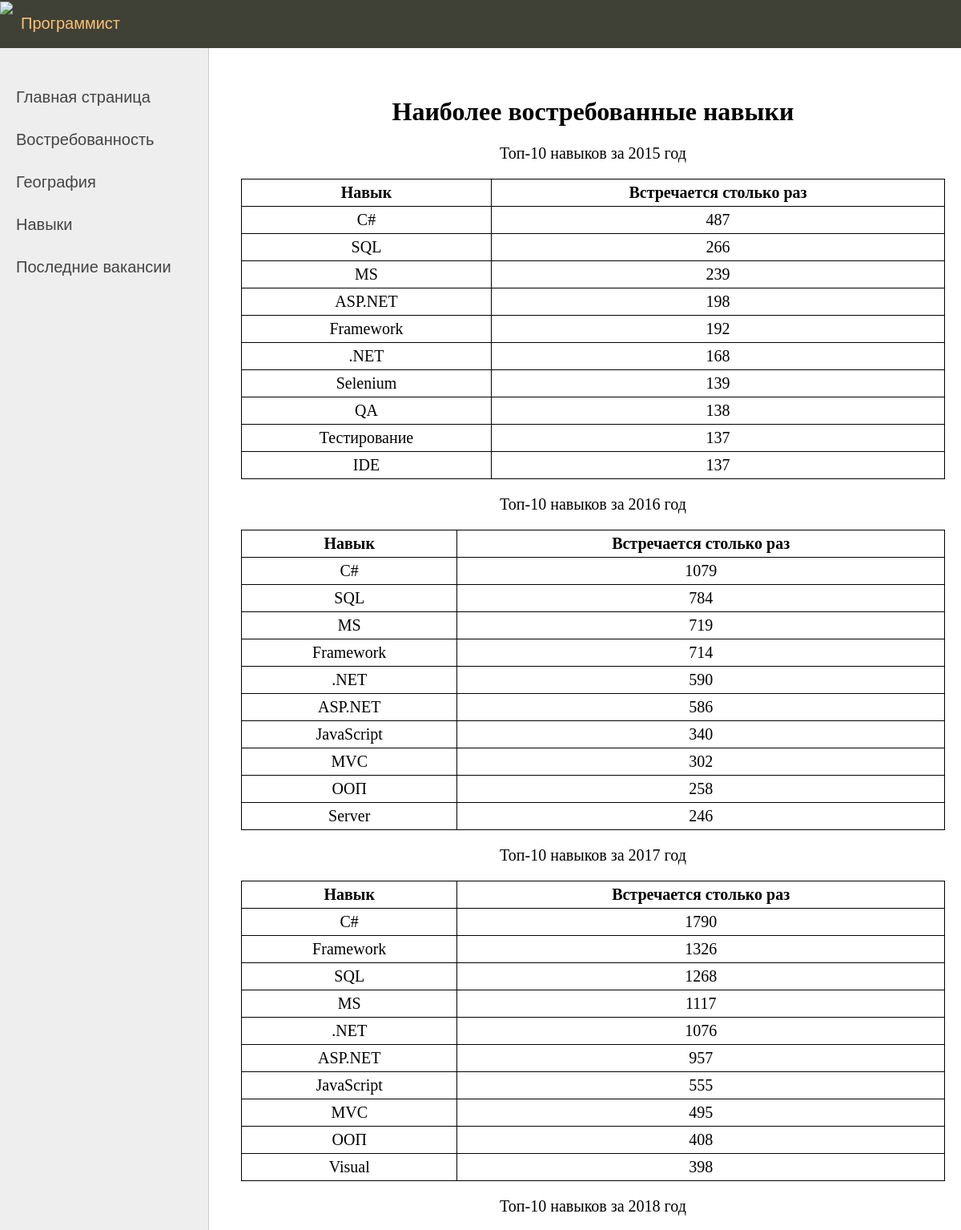
Screenshot of /skills/ (upper part) with the database file from the repository.
### CSharpProgrammer/models.py (models this page shows)
class TopSkills(models.Model):
    year = models.IntegerField("Год")
    skill = models.CharField("Навык", max_length=80)
    count = models.IntegerField("Встречается столько раз")

### CSharpProgrammer/views.py (the view)
# urls.py: path('skills/', skills, name='skills'),
def skills(request):
    data = TopSkills.objects.all()
    dict_skills = {}
    for record in data:
        if record.year not in dict_skills.keys():
            dict_skills[record.year] = [(record.skill, record.count)]
        else:
            dict_skills[record.year] += [(record.skill, record.count)]
    return render(request, 'CSharpProgrammer/skills.html', {'data': dict_skills.items()})

### CSharpProgrammer/templates/CSharpProgrammer/skills.html
{% extends 'CSharpProgrammer/base.html' %}
{% block content %}
    <h1>Наиболее востребованные навыки</h1>
    {% for year, skills in data %}
        <p>Топ-10 навыков за {{ year }} год</p>
        <table class="table-data">
            <tr>
                <th>Навык</th>
                <th>Встречается столько раз</th>
            </tr>
            {% for skill, count in skills %}
                <tr>
                    <td>{{ skill }}</td>
                    <td>{{ count }}</td>
                </tr>
            {% endfor %}
        </table>
    {% endfor %}
{% endblock content %}

### CSharpProgrammer/static/CSharpProgrammer/css/style.css (style rules this page uses)
html, body { font-family: 'Arial'; margin: 0; padding: 0; height: 100%; width: 100%; color: #444; }
.table-data { border-collapse: collapse; border: 1px solid black; width: 100% }
.table-data th, .table-data td { border: 1px solid black; padding: 5px; }
.table-page tr { height: 100%; }
.content-text h1 { font-size: 32px; }

### rows the page displays
TopSkills: skills "SQL"
TopSkills: skills "MS"
TopSkills: skills "ASP.NET"
TopSkills: skills "Framework"
TopSkills: skills ".NET"
TopSkills: skills "Selenium"
TopSkills: skills "QA"
TopSkills: skills "Тестирование"
TopSkills: skills "IDE"
TopSkills: skills "C#"
TopSkills: skills "SQL"
TopSkills: skills "MS"
TopSkills: skills "Framework"
TopSkills: skills ".NET"
TopSkills: skills "ASP.NET"
TopSkills: skills "JavaScript"
TopSkills: skills "MVC"
TopSkills: skills "ООП"
TopSkills: skills "Server"
TopSkills: skills "C#"
TopSkills: skills "Framework"
TopSkills: skills "SQL"
TopSkills: skills "MS"
TopSkills: skills ".NET"
TopSkills: skills "ASP.NET"
TopSkills: skills "JavaScript"
TopSkills: skills "MVC"
TopSkills: skills "ООП"
TopSkills: skills "Visual"

### other values shown
{{ year }} "2015" "2016" "2017" "2018"
{{ count }} "487" "266" "239" "198" "192" "168" "139" "138" "137" "137" "1079" "784" "719" "714" "590" "586" "340" "302" "258" "246" "1790" "1326" "1268" "1117" "1076" "957" "555" "495" "408" "398"
